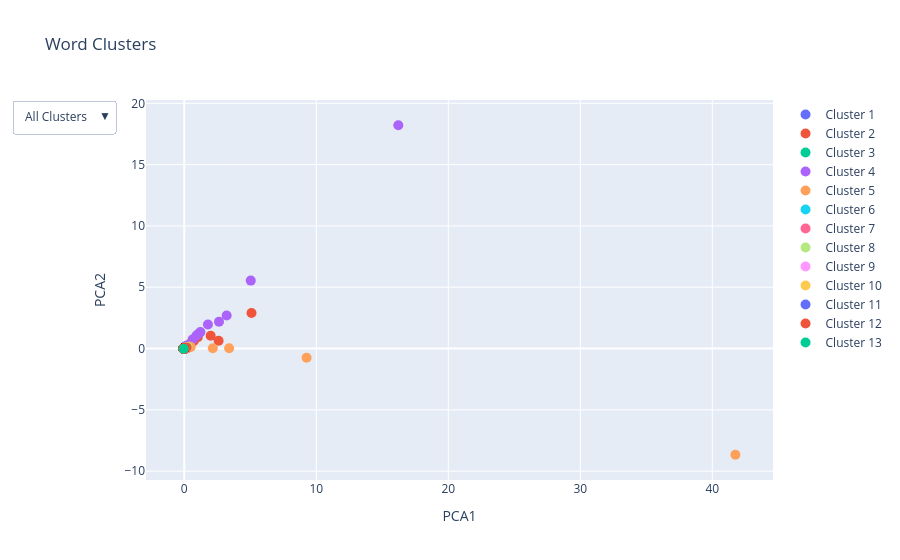

Notebook source saved alongside this figure:
### Code cell
import numpy as np
import pandas as pd
from scipy.spatial.distance import pdist
from scipy.cluster.hierarchy import linkage, fcluster
from sklearn.decomposition import PCA
import plotly.express as px
import plotly.graph_objects as go

pca = PCA(n_components=2)
X_pca = pca.fit_transform(X)

# Create a DataFrame for Plotly
df = pd.DataFrame({
    'PCA1': X_pca[:, 0],
    'PCA2': X_pca[:, 1],
    'Cluster': labels,
    'Word': unique_lemma
})
# pca1_min, pca1_max = df['PCA1'].min(), df['PCA1'].max()
# pca2_min, pca2_max = df['PCA2'].min(), df['PCA2'].max()
# Create a scatter plot with Plotly
fig = go.Figure()

# Add traces for each cluster
for cluster in range(1, optimal_clusters + 1):
    cluster_data = df[df['Cluster'] == cluster]
    fig.add_trace(go.Scatter(
        x=cluster_data['PCA1'],
        y=cluster_data['PCA2'],
        mode='markers',
        marker=dict(size=10),
        name=f'Cluster {cluster}',
        text=cluster_data['Word'],
        hoverinfo='text'
    ))

# Update layout with dropdown menu
fig.update_layout(
    title='Word Clusters',
    xaxis_title='PCA1',
    yaxis_title='PCA2',
    # xaxis=dict(range=[pca1_min, pca1_max]),
    # yaxis=dict(range=[pca2_min, pca2_max]),
    updatemenus=[
        {
            'buttons': [
                {
                    'label': 'All Clusters',
                    'method': 'update',
                    'args': [{'visible': [True] * optimal_clusters},
                             {'title': 'All Clusters'}]
                }
            ] + [
                {
                    'label': f'Cluster {i}',
                    'method': 'update',
                    'args': [{'visible': [j == i - 1 for j in range(optimal_clusters)]},
                             {'title': f'Cluster {i}'}]
                } for i in range(1, optimal_clusters + 1)
            ],
            'direction': 'down',
            'showactive': True
        }
    ]
)

fig.show()

### Figure 1 — Plotly figure (JSON) as saved in the notebook; plotly's stock layout.template omitted (floating-point values rounded to 4 significant figures; data arrays with more than 128 entries replaced by an {"elided": "..."} marker saying what was removed)
{"data": [{"hoverinfo": "text", "marker": {"size": 10}, "mode": "markers", "name": "Cluster 1", "text": ["absolument", "actuellement", "afin", "assez", "au-delà", "au-dessus", "aujourd'hui", "auparavant", "auprès", "aussi", "autour", "beaucoup", "bientôt", "cependant", "certes", "clairement", "complètement", "contrairement", "davantage", "directement", "donc", "définitivement", "déjà", "désormais", "encore", "enfin", "ensuite", "essentiellement", "extrêmement", "facilement", "finalement", "fortement", "généralement", "hier", "hors", "ici", "immédiatement", "jamais", "largement", "loin", "longtemps", "lors", "là", "légèrement", "maintenant", "malheureusement", "mieux", "moins", "naturellement", "néanmoins", "officiellement", "parfaitement", "parfois", "particulièrement", "partout", "pas", "peu", "plus", "plutôt", "pourtant", "pratiquement", "presque", "principalement", "probablement", "progressivement", "près", "rapidement", "rarement", "relativement", "respectivement", "réellement", "régulièrement", "simplement", "souvent", "tard", "totalement", "toujours", "toutefois", "traditionnellement", "trop", "très", "tôt", "vis-à-vis", "vite", "vivement", "vraiment", "véritablement", "également", "éventuellement"], "type": "scatter", "x": [-0.04811, -0.03955, -0.03584, -0.02886, -0.04477, -0.04455, -0.01158, -0.04334, -0.04147, 0.09716, -0.03831, -0.025, -0.04606, -0.01506, -0.04687, -0.04661, -0.04521, -0.04705, -0.04587, -0.04696, 0.01411, -0.04495, -0.01258, -0.03968, 0.006215, -0.03298, -0.01092, -0.04007, -0.04318, -0.0464, -0.03241, -0.04037, -0.03619, -0.0444, -0.04163, -0.03824, -0.04399, -0.01689, -0.04222, -0.04467, -0.03804, 0.007407, -0.02818, -0.04501, -0.0407, -0.04479, -0.03767, -0.01021, -0.04726, -0.0426, -0.04316, -0.04307, -0.02912, -0.02975, -0.04726, 0.2806, 0.01578, 0.3489, -0.03544, -0.04042, -0.04632, -0.03767, -0.03725, -0.03881, -0.04782, -0.0286, -0.03867, -0.04751, -0.04168, -0.0476, -0.04638, -0.0431, -0.04014, -0.008745, -0.01923, -0.04148, -0.002267, -0.0324, -0.04682, -0.0243, 0.1597, -0.04804, -0.04788, -0.04345, -0.04689, -0.02428, -0.04592, 0.0691, -0.04761], "y": [-0.01573, -0.009474, 0.001946, -0.002651, -0.01415, -0.01177, 0.01181, -0.01137, -0.006726, 0.09389, -0.004469, 0.001779, -0.01443, 0.006466, -0.01525, -0.01472, -0.01419, -0.01578, -0.0141, -0.01444, 0.03037, -0.01311, 0.008479, -0.01036, 0.02393, -0.006766, 0.01411, -0.009666, -0.01363, -0.01503, -0.005112, -0.01041, -0.007123, -0.01418, -0.01054, -0.008221, -0.01276, 0.004102, -0.01224, -0.01454, -0.009793, 0.03737, -0.0005674, -0.01405, -0.01087, -0.01388, -0.008724, 0.009438, -0.01536, -0.0122, -0.01239, -0.01172, -0.003134, -0.004363, -0.01484, 0.2352, 0.02682, 0.2357, -0.007062, -0.01021, -0.01492, -0.009765, -0.007695, -0.009198, -0.01571, -0.003863, -0.007828, -0.01582, -0.01204, -0.01525, -0.01412, -0.009768, -0.01177, 0.01145, 0.000541, -0.01221, 0.01522, -0.005854, -0.01483, -0.002075, 0.1098, -0.01641, -0.01533, -0.01266, -0.01463, -0.0009111, -0.01417, 0.07184, -0.0155]}, {"hoverinfo": "text", "marker": {"size": 10}, "mode": "markers", "name": "Cluster 2", "text": ["autrement", "avoir", "ceci", "cela", "celui-ci", "comment", "entièrement", "eux", "eux-mêmes", "initialement", "lequel", "lorsque", "lui", "lui-même", "moi", "ne", "nous", "on", "où", "partiellement", "pourquoi", "puisque", "quand", "que", "qui", "quoi", "récemment", "si", "soi", "spécialement", "toi", "vous", "y", "ça", "être"], "type": "scatter", "x": [-0.04635, 1.999, -0.04014, 0.007725, 0.0005145, -0.03645, -0.0439, 0.2203, -0.04546, -0.03963, 0.05945, -0.003751, 2.601, -0.01744, 0.2596, 0.5412, 0.06391, 0.2356, 0.1077, -0.04427, -0.03769, -0.03077, -0.01318, 1.028, 0.7122, -0.04458, -0.04322, 0.06942, 0.7034, -0.04649, -0.03764, 0.02899, 0.1409, -0.03267, 5.092], "y": [-0.01568, 1.049, -0.01561, -0.007599, -0.009088, -0.007592, -0.01299, 0.1013, -0.01616, -0.0107, 0.0007179, 0.02059, 0.6296, -0.008842, 0.07624, 0.4737, 0.04661, 0.04918, 0.1162, -0.01328, -0.008016, 0.0002772, 0.01104, 0.9312, 0.6167, -0.01559, -0.01296, 0.07212, 0.6156, -0.01444, -0.01357, 0.02889, 0.1371, -0.01373, 2.897]}, {"hoverinfo": "text", "marker": {"size": 10}, "mode": "markers", "name": "Cluster 3", "text": ["ainsi", "alors", "bien", "face", "grâce", "parce", "quant", "tandis"], "type": "scatter", "x": [0.068, 0.06806, 0.06418, -0.01692, -0.00807, -0.03955, -0.03573, -0.03463], "y": [0.06951, 0.07531, 0.05101, 0.003461, 0.02143, -0.008784, -0.002895, -0.004903]}, {"hoverinfo": "text", "marker": {"size": 10}, "mode": "markers", "name": "Cluster 4", "text": ["&", "+", "/", "100", "150", "200", "32", "33", "35", "36", "40", "400", "42", "45", "50", "500", "60", "70", "75", "80", "90", "après", "avant", "avec", "c'est-à-dire", "car", "cent", "certain", "chez", "cinq", "comme", "concernant", "contre", "dans", "de", "depuis", "derrière", "deux", "devant", "dix", "dont", "douze", "durant", "dès", "en", "entre", "envers", "environ", "et", "huit", "jusque", "juste", "mais", "malgré", "ni", "non", "notamment", "ou", "par", "parmi", "pendant", "peut-être", "plusieurs", "pour", "puis", "quatre", "quelque", "sans", "sauf", "selon", "sept", "seulement", "sinon", "six", "soit", "sous", "sur", "surtout", "trois", "uniquement", "vers", "via", "vingt", "voire", "à"], "type": "scatter", "x": [-0.04519, -0.04623, -0.006951, -0.03698, -0.04506, -0.04185, -0.04291, -0.04504, -0.04203, -0.04363, -0.0387, -0.04305, -0.04528, -0.04421, -0.03412, -0.04202, -0.03798, -0.04517, -0.04504, -0.04047, -0.04583, 0.1674, 0.04504, 0.6401, -0.0298, 0.001612, -0.04073, 0.09494, 0.0163, -0.01047, 0.3174, -0.03149, 0.08336, 1.792, 16.21, 0.1019, -0.03374, 0.2713, -0.01172, -0.03384, 0.1272, -0.04218, 0.02652, 0.00573, 2.631, 0.1518, -0.04223, -0.02248, 3.211, -0.03548, 0.03825, -0.03502, 0.246, -0.008106, -0.01738, -0.003728, 0.01163, 0.289, 1.219, -0.01084, 0.04994, -0.04213, 0.1153, 1.006, 0.04395, 0.01094, 0.06675, 0.0732, -0.0437, 0.05682, -0.0327, -0.03097, -0.04647, -0.01553, -0.021, 0.1609, 0.9027, -0.02324, 0.07287, -0.04714, 0.05887, -0.039, -0.04192, -0.03994, 5.036], "y": [-0.01396, -0.01466, 0.01242, -0.01379, -0.01704, -0.01649, -0.01598, -0.01668, -0.01604, -0.01656, -0.01471, -0.01625, -0.01698, -0.01642, -0.0131, -0.01646, -0.01497, -0.01616, -0.01683, -0.01481, -0.01666, 0.1866, 0.07572, 0.7474, -0.005664, 0.02215, -0.01595, -0.00346, 0.06711, -0.007954, 0.2974, 0.005483, 0.1432, 1.958, 18.21, 0.1494, -0.0009335, 0.06842, 0.0261, -0.01403, 0.1213, -0.01628, 0.063, 0.04043, 2.19, 0.2198, -0.007204, -0.002843, 2.699, -0.01443, 0.07981, -0.008738, 0.1947, 0.02185, 0.004985, 0.01535, 0.02665, 0.248, 1.34, 0.03134, 0.08405, -0.01294, -0.006736, 1.146, 0.0423, -0.003223, -0.008839, 0.06985, -0.01251, 0.09079, -0.01397, -0.00355, -0.0148, -0.008855, 0.001254, 0.1925, 1.016, 0.000486, 0.01337, -0.01482, 0.1047, -0.006237, -0.01633, -0.01117, 5.54]}, {"hoverinfo": "text", "marker": {"size": 10}, "mode": "markers", "name": "Cluster 5", "text": ["2e", "3e", "XIIIe", "XIIe", "XIXe", "XIe", "XVIIIe", "XVIIe", "XVIe", "XVe", "XXe", "ancien", "aucun", "autre", "bas", "beau", "bon", "bref", "ce", "chaque", "cinquième", "court", "célèbre", "dangereux", "dernier", "deuxième", "différent", "divers", "double", "du", "excellent", "extrême", "faible", "fameux", "faux", "fort", "futur", "grand", "grave", "gros", "haut", "important", "jeune", "large", "le", "long", "lourd", "léger", "mauvais", "meilleur", "multiple", "même", "net", "neuf", "nombreux", "nouveau", "petit", "plein", "premier", "principal", "profond", "propre", "précieux", "puissant", "quatrième", "riche", "récent", "second", "seul", "simple", "sixième", "son", "super", "superbe", "tel", "tout", "troisième", "ultime", "un", "vaste", "vieux", "violent", "vrai", "véritable", "énorme", "éventuel"], "type": "scatter", "x": [-0.04247, -0.04322, -0.04311, -0.04096, -0.0213, -0.04252, -0.0396, -0.03502, -0.03814, -0.04159, -0.0302, 0.09307, 0.04906, 0.2315, -0.03379, -0.009767, 0.07408, -0.03993, 2.163, 0.05908, -0.03666, -0.03061, -0.02948, -0.04414, 0.1329, 0.02205, 0.02191, -0.0162, -0.03042, 0.04649, -0.01849, -0.03872, -0.0271, -0.03829, -0.04161, -0.009374, -0.0244, 0.2614, -0.04503, -0.02683, 0.00549, 0.01285, 0.02915, -0.02878, 41.75, 0.0087, -0.0382, -0.04334, -0.02955, 0.03393, -0.04518, 0.2043, -0.04322, -0.0402, 0.05648, 0.1843, 0.1047, -0.01866, 0.4916, 0.01401, -0.04077, 0.001701, -0.04438, -0.0355, -0.02957, -0.03553, -0.04439, 0.04215, 0.08775, -0.02803, -0.04093, 3.398, -0.03672, -0.0449, 0.007606, 0.407, 0.00534, -0.04311, 9.265, -0.0391, -0.01967, -0.04382, -0.01742, -0.02418, -0.045, -0.04364], "y": [-0.01658, -0.01621, -0.01596, -0.01564, -0.009593, -0.01579, -0.01529, -0.01366, -0.01496, -0.0154, -0.0122, 0.01395, -0.01538, 0.05244, -0.01483, -0.009293, 0.004531, -0.01444, 0.02878, -0.01664, -0.01418, -0.01381, -0.01249, -0.01606, 0.04435, 0.0001687, -0.001991, -0.01424, -0.01338, -0.02666, -0.009668, -0.01486, -0.01365, -0.01483, -0.01629, -0.003925, -0.01124, 0.04714, -0.01642, -0.01301, -0.009579, 0.0009312, 0.0008625, -0.0131, -8.662, -0.00517, -0.01446, -0.01554, -0.01428, 0.002746, -0.01643, 0.07084, -0.01588, -0.01472, 0.004161, 0.03903, 0.01955, -0.01392, 0.1236, 0.00461, -0.01525, -0.003463, -0.01565, -0.01396, -0.01196, -0.01424, -0.0161, 0.006, 0.02455, -0.0118, -0.01538, 0.01725, -0.01088, -0.01707, -0.001229, 0.1577, -0.002787, -0.01624, -0.7484, -0.01505, -0.01151, -0.01574, -0.009865, -0.01129, -0.01646, -0.01579]}, {"hoverinfo": "text", "marker": {"size": 10}, "mode": "markers", "name": "Cluster 6", "text": ["Angeles", "Antonio", "Awards", "City", "Club", "College", "Force", "Francisco", "Hall", "I", "II", "III", "IV", "International", "Le", "Me", "Park", "Records", "Sarkozy", "V", "VI", "World", "XIV", "York", "d'", "del", "di", "von"], "type": "scatter", "x": [-0.05021, -0.04987, -0.04975, -0.05052, -0.04832, -0.04963, -0.04916, -0.04999, -0.0485, -0.04518, -0.04305, -0.04727, -0.0488, -0.04965, -0.04976, -0.04985, -0.04868, -0.05045, -0.04816, -0.04924, -0.04927, -0.04943, -0.05021, -0.04639, -0.04938, -0.05022, -0.04758, -0.05027], "y": [-0.01723, -0.01713, -0.01728, -0.01775, -0.01689, -0.01685, -0.01678, -0.01734, -0.01696, -0.01429, -0.01342, -0.01549, -0.01691, -0.01723, -0.01694, -0.01752, -0.01659, -0.01754, -0.01624, -0.01711, -0.01712, -0.01706, -0.01782, -0.014, -0.01588, -0.01735, -0.01361, -0.01732]}, {"hoverinfo": "text", "marker": {"size": 10}, "mode": "markers", "name": "Cluster 7", "text": ["Company", "Man", "and", "for", "in", "of", "the"], "type": "scatter", "x": [-0.05042, -0.05071, -0.0508, -0.05088, -0.04872, -0.05033, -0.05024], "y": [-0.01787, -0.0179, -0.01804, -0.0181, -0.01612, -0.01756, -0.01781]}, {"hoverinfo": "text", "marker": {"size": 10}, "mode": "markers", "name": "Cluster 8", "text": {"elided": "576 str values"}, "type": "scatter", "x": {"elided": "576 float values"}, "y": {"elided": "576 float values"}}, {"hoverinfo": "text", "marker": {"size": 10}, "mode": "markers", "name": "Cluster 9", "text": {"elided": "1309 str values"}, "type": "scatter", "x": {"elided": "1309 float values"}, "y": {"elided": "1309 float values"}}, {"hoverinfo": "text", "marker": {"size": 10}, "mode": "markers", "name": "Cluster 10", "text": {"elided": "411 str values"}, "type": "scatter", "x": {"elided": "411 float values"}, "y": {"elided": "411 float values"}}, {"hoverinfo": "text", "marker": {"size": 10}, "mode": "markers", "name": "Cluster 11", "text": ["abord", "ailleurs", "autant", "conséquent", "contraire", "doute", "effet", "exemple", "fait", "outre", "particulier", "partir", "sûr", "tant", "travers"], "type": "scatter", "x": [-0.03706, -0.03438, -0.04096, -0.0488, -0.04332, -0.0429, -0.01197, -0.02605, -0.01294, -0.03973, -0.02499, -0.02833, -0.04211, -0.031, -0.03756], "y": [-0.02256, -0.01355, -0.01357, -0.0194, -0.0141, -0.01711, -0.02709, -0.0229, -0.01033, -0.009217, -0.01376, -0.01644, -0.01666, -0.009311, -0.0158]}, {"hoverinfo": "text", "marker": {"size": 10}, "mode": "markers", "name": "Cluster 12", "text": {"elided": "328 str values"}, "type": "scatter", "x": {"elided": "328 float values"}, "y": {"elided": "328 float values"}}, {"hoverinfo": "text", "marker": {"size": 10}, "mode": "markers", "name": "Cluster 13", "text": ["C"], "type": "scatter", "x": [-0.04852], "y": [-0.01849]}], "layout": {"title": {"text": "Word Clusters"}, "updatemenus": [{"buttons": [{"args": [{"visible": [true, true, true, true, true, true, true, true, true, true, true, true, true]}, {"title": "All Clusters"}], "label": "All Clusters", "method": "update"}, {"args": [{"visible": [true, false, false, false, false, false, false, false, false, false, false, false, false]}, {"title": "Cluster 1"}], "label": "Cluster 1", "method": "update"}, {"args": [{"visible": [false, true, false, false, false, false, false, false, false, false, false, false, false]}, {"title": "Cluster 2"}], "label": "Cluster 2", "method": "update"}, {"args": [{"visible": [false, false, true, false, false, false, false, false, false, false, false, false, false]}, {"title": "Cluster 3"}], "label": "Cluster 3", "method": "update"}, {"args": [{"visible": [false, false, false, true, false, false, false, false, false, false, false, false, false]}, {"title": "Cluster 4"}], "label": "Cluster 4", "method": "update"}, {"args": [{"visible": [false, false, false, false, true, false, false, false, false, false, false, false, false]}, {"title": "Cluster 5"}], "label": "Cluster 5", "method": "update"}, {"args": [{"visible": [false, false, false, false, false, true, false, false, false, false, false, false, false]}, {"title": "Cluster 6"}], "label": "Cluster 6", "method": "update"}, {"args": [{"visible": [false, false, false, false, false, false, true, false, false, false, false, false, false]}, {"title": "Cluster 7"}], "label": "Cluster 7", "method": "update"}, {"args": [{"visible": [false, false, false, false, false, false, false, true, false, false, false, false, false]}, {"title": "Cluster 8"}], "label": "Cluster 8", "method": "update"}, {"args": [{"visible": [false, false, false, false, false, false, false, false, true, false, false, false, false]}, {"title": "Cluster 9"}], "label": "Cluster 9", "method": "update"}, {"args": [{"visible": [false, false, false, false, false, false, false, false, false, true, false, false, false]}, {"title": "Cluster 10"}], "label": "Cluster 10", "method": "update"}, {"args": [{"visible": [false, false, false, false, false, false, false, false, false, false, true, false, false]}, {"title": "Cluster 11"}], "label": "Cluster 11", "method": "update"}, {"args": [{"visible": [false, false, false, false, false, false, false, false, false, false, false, true, false]}, {"title": "Cluster 12"}], "label": "Cluster 12", "method": "update"}, {"args": [{"visible": [false, false, false, false, false, false, false, false, false, false, false, false, true]}, {"title": "Cluster 13"}], "label": "Cluster 13", "method": "update"}], "direction": "down", "showactive": true}], "xaxis": {"title": {"text": "PCA1"}}, "yaxis": {"title": {"text": "PCA2"}}}}
